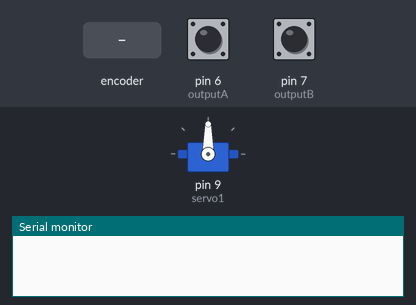
Recording of a sketch running on a simulated Arduino Uno, built with avr-gcc and run on an emulated ATmega328P. Parts: servo, the last lines printed to the serial monitor. The test bench sets the inputs (shaded band); at power-on: pin 6 (outputA) HIGH, pin 7 (outputB) HIGH.

Above: at 1.2 s.
1.3 s: rotary encoder on pin 6 (outputA) / pin 7 (outputB) turned 3 steps (first pin leading)
At 2.1 s:
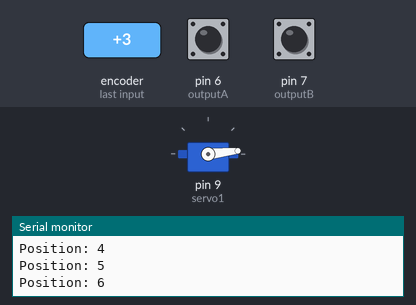
Timing chart, 0 to 4.3 s (numbered marks = the images above; inputs shaded):
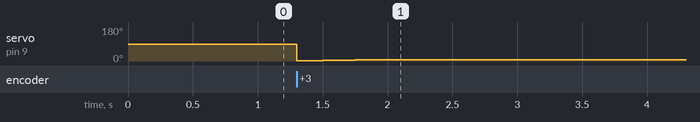

Measured:
- after the input at 1.3 s, servo on pin 9 (servo1): 90° → 2° at once, → 4° 0.20 s later, → 6° 0.20 s later

The sketch:

SERVO_ROTARY.ino
```cpp
#include<Servo.h>

#define outputA 6

#define outputB 7

Servo servo1;

int counter = 0;

int aState;

int aLastState;

void setup() {

pinMode (outputA,INPUT);

pinMode (outputB,INPUT);

    servo1.attach(9);


Serial.begin (9600);

// Reads the initial state of the outputA

aLastState = digitalRead(outputA);

}

void loop() {

aState = digitalRead(outputA); // Reads the "current" state of the outputA

// If the previous and the current state of the outputA are different, that means a Pulse has occured

if (aState != aLastState){

// If the outputB state is different to the outputA state, that means the encoder is rotating clockwise

if (digitalRead(outputB) != aState) {

counter ++;

} else {

counter --;

}

Serial.print("Position: ");

Serial.println(counter);
        servo1.write(counter);

}

aLastState = aState; // Updates the previous state of the outputA with the current state

}
```
